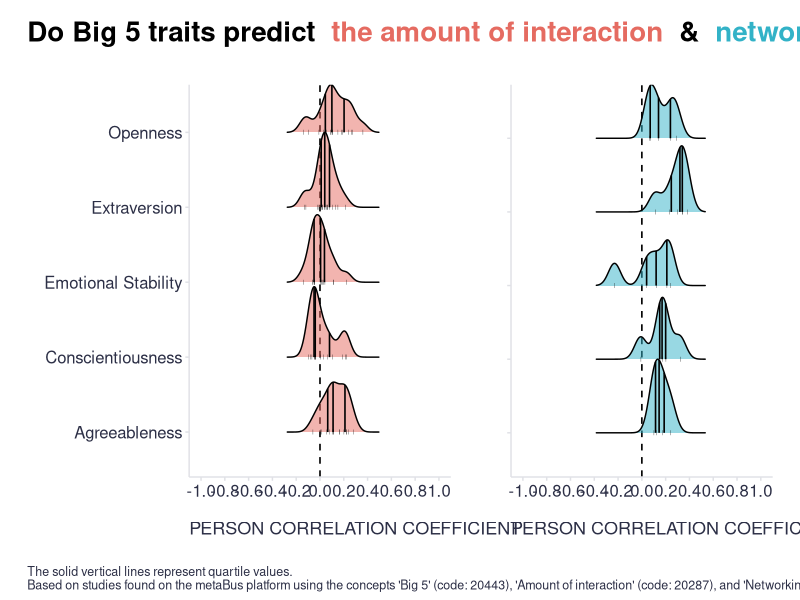

Write R code to recreate this figure.
# The following concepts were used to search for relevant studies on the metaBus platform (their respective codes are given in brackets):
# Big 5 (20443)  
# Amount of interaction (20287) 
# Networking behavior (80017)

# setting environment ----


# uploading libraries
library(tidyverse) # for data manipulation and visualization 
library(ggridges) # for data visualization
library(ggtext) # for enabling markdown in ggplots
library(patchwork) #  for combining separate ggplots


# data preparation ----

# uploading data
interaction <- readr::read_csv("./interactionAmount.csv")
networking <- readr::read_csv("./networkingBehavior.csv")

# preparing dataset for amount of interaction concept
interactionPrep <- interaction %>%
  dplyr::filter(
    # removing non-relevant personality characteristics 
    !Var1 %in% c("Empathic concern"),
    # limiting to studies conducted at the individual level
    Var2Unit == "Individual"
  ) %>%
  # reversing Neuroticism to Emotional Stability
  dplyr::mutate(
    r = case_when(
      Var1 == "Neuroticism" ~ r*-1,
      TRUE ~ r
    )
  ) %>%
  # uniting the names of personality characteristics across the studies
  dplyr::mutate(
    Var1 = case_when(
      stringr::str_detect(Var1, "Extraversion") | stringr::str_detect(Var1, "Extroversion") | stringr::str_detect(Var1, "extraversion") ~ "Extraversion",
      stringr::str_detect(Var1, "Openness to experience") | stringr::str_detect(Var1, "openness") ~ "Openness",
      stringr::str_detect(Var1, "agreeableness") ~ "Agreeableness",
      stringr::str_detect(Var1, "emotional stability") | stringr::str_detect(Var1, "Neuroticism") ~ "Emotional Stability",
      stringr::str_detect(Var1, "Conscientious") | stringr::str_detect(Var1, "Consciousness") ~ "Conscientiousness",
      TRUE ~ Var1
    )
  )

# preparing dataset for networking behavior concept
networkingPrep <- networking %>%
  dplyr::filter(
    Var2Unit == "Individual"
  ) %>%
  # reversing Neuroticism to Emotional Stability
  dplyr::mutate(
    r = case_when(
      Var1 == "Neuroticism" ~ r*-1,
      TRUE ~ r
    )
  ) %>%
  # uniting the names of personality characteristics across the studies
  dplyr::mutate(
    Var1 = case_when(
      stringr::str_detect(Var1, "Openness") ~ "Openness",
      stringr::str_detect(Var1, "Emotional stability") | stringr::str_detect(Var1, "Neuroticism") ~ "Emotional Stability",
      stringr::str_detect(Var1, "Conscientious") | stringr::str_detect(Var1, "Consciousness") ~ "Conscientiousness",
      TRUE ~ Var1
    )
  )


# data visualization ----

# creating chart for the amount of interaction concept
interactionChart <- interactionPrep %>%
  ggplot2::ggplot(aes(x = r, y = Var1)) + 
  ggplot2::geom_vline(xintercept = 0, linetype = "dashed", size = 0.56) +
  ggridges::geom_density_ridges(
    fill = "#e56b61",
    alpha = 0.5,
    scale = 1,
    jittered_points = TRUE,
    position = position_points_jitter(width = 0, height = 0,seed = 123),
    point_shape = '|', point_size = 1, point_alpha = 1, 
    quantile_lines =TRUE, vline_linetype = "solid", vline_color = "black", vline_size = 0.55
    #quantile_fun=function(x,...)median(x)
  ) +
  ggplot2::scale_x_continuous(limits = c(-1, 1), breaks = seq(-1,1,0.2)) +
  ggplot2::labs(
    x = "PERSON CORRELATION COEFFICIENT",
    y = ""
  ) +
  ggplot2::theme(
    plot.title = element_text(color = '#2C2F46', face = "bold", size = 20, margin=margin(0,0,12,0), hjust = 0.5),
    plot.subtitle = element_text(color = '#2C2F46', face = "plain", size = 16, margin=margin(0,0,20,0)),
    plot.caption = element_text(color = '#2C2F46', face = "plain", size = 11, hjust = 0),
    axis.title.x = element_text(margin = margin(t = 15, r = 0, b = 0, l = 0), color = '#2C2F46', face = "plain", size = 13, lineheight = 16, hjust = 0),
    axis.title.y = element_text(margin = margin(t = 0, r = 0, b = 0, l = 0), color = '#2C2F46', face = "plain", size = 13, lineheight = 16, hjust = 1),
    legend.title = element_text(color = '#2C2F46', face = "plain", size = 12),
    legend.text = element_text(color = '#2C2F46', face = "plain", size = 10),
    axis.text = element_text(color = '#2C2F46', face = "plain", size = 12, lineheight = 16),
    axis.text.x = element_text(),
    legend.position = "right",
    axis.line.x = element_line(colour = "#E0E1E6"),
    axis.line.y = element_line(colour = "#E0E1E6"),
    panel.background = element_blank(),
    panel.grid.major.y = element_blank(),
    panel.grid.major.x = element_blank(),
    panel.grid.minor = element_blank(),
    axis.ticks.x = element_line(color = "#E0E1E6"),
    axis.ticks.y = element_line(color = "#E0E1E6"),
    plot.margin=unit(c(5,5,5,5),"mm"), 
    plot.title.position = "plot",
    plot.caption.position =  "plot"
)

# creating chart for the networking behavior concept
networkingChart <- networkingPrep %>%
  ggplot2::ggplot(aes(x = r, y = Var1)) + 
  ggplot2::geom_vline(xintercept = 0, linetype = "dashed", size = 0.56) +
  ggridges::geom_density_ridges(
    fill = "#32b2c7",
    alpha = 0.5,
    scale = 1,
    jittered_points = TRUE,
    position = position_points_jitter(width = 0, height = 0,seed = 123),
    point_shape = '|', point_size = 1, point_alpha = 1, 
    quantile_lines =TRUE, vline_linetype = "solid", vline_color = "black", vline_size = 0.55
    #quantile_fun=function(x,...)median(x)
  ) +
  ggplot2::scale_x_continuous(limits = c(-1, 1), breaks = seq(-1,1,0.2)) +
  ggplot2::labs(
    x = "PERSON CORRELATION COEFFICIENT",
    y = ""
  ) +
  ggplot2::theme(
    plot.title = element_text(color = '#2C2F46', face = "bold", size = 20, margin=margin(0,0,12,0), hjust = 0.5),
    plot.subtitle = element_text(color = '#2C2F46', face = "plain", size = 16, margin=margin(0,0,20,0)),
    plot.caption = element_text(color = '#2C2F46', face = "plain", size = 11, hjust = 0),
    axis.title.x = element_text(margin = margin(t = 15, r = 0, b = 0, l = 0), color = '#2C2F46', face = "plain", size = 13, lineheight = 16, hjust = 0),
    axis.title.y = element_text(margin = margin(t = 0, r = 0, b = 0, l = 0), color = '#2C2F46', face = "plain", size = 13, lineheight = 16, hjust = 1),
    legend.title = element_text(color = '#2C2F46', face = "plain", size = 12),
    legend.text = element_text(color = '#2C2F46', face = "plain", size = 10),
    axis.text.y = element_blank(),
    axis.text = element_text(color = '#2C2F46', face = "plain", size = 12, lineheight = 16),
    legend.position = "right",
    axis.line.x = element_line(colour = "#E0E1E6"),
    axis.line.y = element_line(colour = "#E0E1E6"),
    panel.background = element_blank(),
    panel.grid.major.y = element_blank(),
    panel.grid.major.x = element_blank(),
    panel.grid.minor = element_blank(),
    axis.ticks.x = element_line(color = "#E0E1E6"),
    axis.ticks.y = element_line(color = "#E0E1E6"),
    plot.margin=unit(c(5,5,5,5),"mm"), 
    plot.title.position = "plot",
    plot.caption.position =  "plot"
  )

# combining the charts together
g <- interactionChart + networkingChart 

# adding title and caption
g <- g + patchwork::plot_annotation(
  title = "<span style='font-size:20pt;font-weight:bold;'>**Do Big 5 traits predict** 
    <span style='color:#e56b61;'>**the amount of interaction**</span> **&**
    <span style='color:#32b2c7;'>**networking behavior**</span> **of employees?**
    </span>",
  
  caption = "The solid vertical lines represent quartile values.\nBased on studies found on the metaBus platform using the concepts 'Big 5' (code: 20443), 'Amount of interaction' (code: 20287), and 'Networking behavior' (code: 80017).",
  theme = theme(
    plot.title = ggtext::element_markdown(lineheight = 1.1, margin=margin(10,0,12,0)),
    plot.caption = element_text(color = '#2C2F46', face = "plain", size = 9, hjust = 0)
    )
  )

# saving the chart
png("./personality_interaction_networking.png", height = 6, width = 12.5, units = 'in', res = 500)
g
dev.off()

